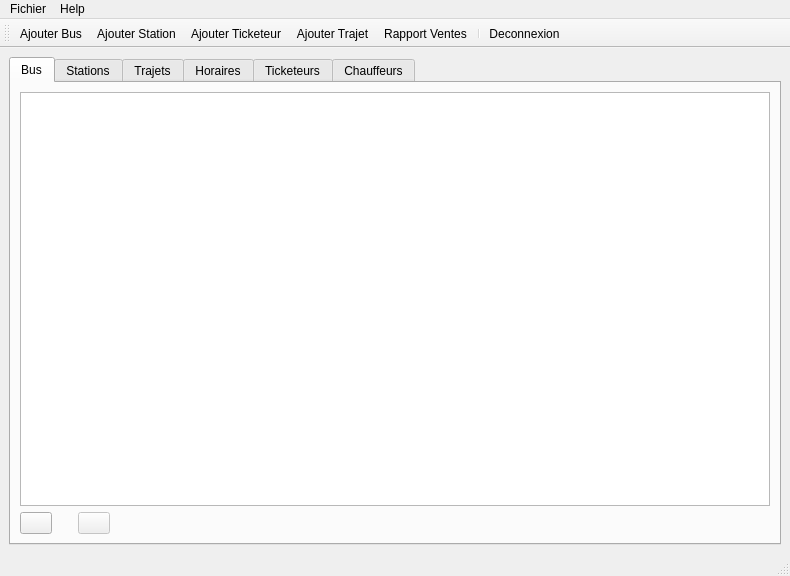
<?xml version="1.0" encoding="UTF-8"?>
<ui version="4.0">
 <class>MainWindowAdmin</class>
 <widget class="QMainWindow" name="MainWindowAdmin">
  <property name="geometry">
   <rect>
    <x>0</x>
    <y>0</y>
    <width>790</width>
    <height>576</height>
   </rect>
  </property>
  <property name="windowTitle">
   <string>MainWindow</string>
  </property>
  <widget class="QWidget" name="centralwidget">
   <layout class="QVBoxLayout" name="verticalLayout">
    <item>
     <widget class="QTabWidget" name="tabWidgetAdminPanel">
      <property name="currentIndex">
       <number>0</number>
      </property>
      <widget class="QWidget" name="tabBus">
       <attribute name="icon">
        <iconset resource="res.qrc">
         <normaloff>:/img/img/bus1.png</normaloff>:/img/img/bus1.png</iconset>
       </attribute>
       <attribute name="title">
        <string>Bus</string>
       </attribute>
       <layout class="QVBoxLayout" name="verticalLayout_2">
        <item>
         <widget class="QTableView" name="tableViewBusList"/>
        </item>
        <item>
         <layout class="QHBoxLayout" name="horizontalLayout_6">
          <item>
           <widget class="QPushButton" name="pushButtonAddBus">
            <property name="enabled">
             <bool>true</bool>
            </property>
            <property name="maximumSize">
             <size>
              <width>32</width>
              <height>32</height>
             </size>
            </property>
            <property name="text">
             <string/>
            </property>
            <property name="icon">
             <iconset>
              <normalon>:/img/img/add.png</normalon>
             </iconset>
            </property>
           </widget>
          </item>
          <item>
           <spacer name="horizontalSpacer_13">
            <property name="orientation">
             <enum>Qt::Horizontal</enum>
            </property>
            <property name="sizeType">
             <enum>QSizePolicy::Preferred</enum>
            </property>
            <property name="sizeHint" stdset="0">
             <size>
              <width>20</width>
              <height>20</height>
             </size>
            </property>
           </spacer>
          </item>
          <item>
           <widget class="QPushButton" name="pushButtonDelBus">
            <property name="enabled">
             <bool>false</bool>
            </property>
            <property name="maximumSize">
             <size>
              <width>32</width>
              <height>32</height>
             </size>
            </property>
            <property name="text">
             <string/>
            </property>
            <property name="icon">
             <iconset>
              <normalon>:/img/img/del.png</normalon>
             </iconset>
            </property>
           </widget>
          </item>
          <item>
           <spacer name="horizontalSpacer_8">
            <property name="orientation">
             <enum>Qt::Horizontal</enum>
            </property>
            <property name="sizeHint" stdset="0">
             <size>
              <width>40</width>
              <height>20</height>
             </size>
            </property>
           </spacer>
          </item>
         </layout>
        </item>
       </layout>
      </widget>
      <widget class="QWidget" name="tab">
       <attribute name="icon">
        <iconset resource="res.qrc">
         <normaloff>:/img/img/station.png</normaloff>:/img/img/station.png</iconset>
       </attribute>
       <attribute name="title">
        <string>Stations</string>
       </attribute>
       <layout class="QVBoxLayout" name="verticalLayout_4">
        <item>
         <widget class="QTableView" name="tableViewStations"/>
        </item>
        <item>
         <layout class="QHBoxLayout" name="horizontalLayout_7">
          <item>
           <widget class="QPushButton" name="pushButtonAddStation">
            <property name="enabled">
             <bool>true</bool>
            </property>
            <property name="maximumSize">
             <size>
              <width>32</width>
              <height>32</height>
             </size>
            </property>
            <property name="text">
             <string/>
            </property>
            <property name="icon">
             <iconset>
              <normalon>:/img/img/add.png</normalon>
             </iconset>
            </property>
           </widget>
          </item>
          <item>
           <spacer name="horizontalSpacer_12">
            <property name="orientation">
             <enum>Qt::Horizontal</enum>
            </property>
            <property name="sizeType">
             <enum>QSizePolicy::Preferred</enum>
            </property>
            <property name="sizeHint" stdset="0">
             <size>
              <width>20</width>
              <height>20</height>
             </size>
            </property>
           </spacer>
          </item>
          <item>
           <widget class="QPushButton" name="pushButtonDelStation">
            <property name="enabled">
             <bool>true</bool>
            </property>
            <property name="maximumSize">
             <size>
              <width>32</width>
              <height>32</height>
             </size>
            </property>
            <property name="text">
             <string/>
            </property>
            <property name="icon">
             <iconset>
              <normalon>:/img/img/del.png</normalon>
             </iconset>
            </property>
           </widget>
          </item>
          <item>
           <spacer name="horizontalSpacer_9">
            <property name="orientation">
             <enum>Qt::Horizontal</enum>
            </property>
            <property name="sizeHint" stdset="0">
             <size>
              <width>40</width>
              <height>20</height>
             </size>
            </property>
           </spacer>
          </item>
         </layout>
        </item>
       </layout>
      </widget>
      <widget class="QWidget" name="tab_4">
       <attribute name="icon">
        <iconset resource="res.qrc">
         <normaloff>:/img/img/trajet.png</normaloff>:/img/img/trajet.png</iconset>
       </attribute>
       <attribute name="title">
        <string>Trajets</string>
       </attribute>
       <layout class="QVBoxLayout" name="verticalLayout_5">
        <item>
         <widget class="QTableView" name="tableViewRoutes"/>
        </item>
        <item>
         <layout class="QHBoxLayout" name="horizontalLayout_3">
          <item>
           <widget class="QPushButton" name="pushButtonAddRoute">
            <property name="enabled">
             <bool>true</bool>
            </property>
            <property name="maximumSize">
             <size>
              <width>32</width>
              <height>32</height>
             </size>
            </property>
            <property name="text">
             <string/>
            </property>
            <property name="icon">
             <iconset>
              <normalon>:/img/img/add.png</normalon>
             </iconset>
            </property>
           </widget>
          </item>
          <item>
           <spacer name="horizontalSpacer_11">
            <property name="orientation">
             <enum>Qt::Horizontal</enum>
            </property>
            <property name="sizeType">
             <enum>QSizePolicy::Preferred</enum>
            </property>
            <property name="sizeHint" stdset="0">
             <size>
              <width>20</width>
              <height>20</height>
             </size>
            </property>
           </spacer>
          </item>
          <item>
           <widget class="QPushButton" name="pushButtonDelRoute">
            <property name="enabled">
             <bool>false</bool>
            </property>
            <property name="maximumSize">
             <size>
              <width>32</width>
              <height>32</height>
             </size>
            </property>
            <property name="text">
             <string/>
            </property>
            <property name="icon">
             <iconset>
              <normalon>:/img/img/del.png</normalon>
             </iconset>
            </property>
           </widget>
          </item>
          <item>
           <spacer name="horizontalSpacer_3">
            <property name="orientation">
             <enum>Qt::Horizontal</enum>
            </property>
            <property name="sizeHint" stdset="0">
             <size>
              <width>40</width>
              <height>20</height>
             </size>
            </property>
           </spacer>
          </item>
         </layout>
        </item>
       </layout>
      </widget>
      <widget class="QWidget" name="tab_2">
       <attribute name="icon">
        <iconset resource="res.qrc">
         <normaloff>:/img/img/bus3.jpg</normaloff>:/img/img/bus3.jpg</iconset>
       </attribute>
       <attribute name="title">
        <string>Horaires</string>
       </attribute>
       <layout class="QVBoxLayout" name="verticalLayout_6">
        <item>
         <widget class="QTableView" name="tableViewTimeTable"/>
        </item>
        <item>
         <layout class="QHBoxLayout" name="horizontalLayout_8">
          <item>
           <widget class="QPushButton" name="pushButtonAddBusTimeTable">
            <property name="maximumSize">
             <size>
              <width>32</width>
              <height>32</height>
             </size>
            </property>
            <property name="text">
             <string/>
            </property>
            <property name="icon">
             <iconset>
              <normalon>:/img/img/add.png</normalon>
             </iconset>
            </property>
           </widget>
          </item>
          <item>
           <spacer name="horizontalSpacer_10">
            <property name="orientation">
             <enum>Qt::Horizontal</enum>
            </property>
            <property name="sizeType">
             <enum>QSizePolicy::Preferred</enum>
            </property>
            <property name="sizeHint" stdset="0">
             <size>
              <width>20</width>
              <height>20</height>
             </size>
            </property>
           </spacer>
          </item>
          <item>
           <widget class="QPushButton" name="pushButtonDelBusFromTimeTable">
            <property name="maximumSize">
             <size>
              <width>32</width>
              <height>32</height>
             </size>
            </property>
            <property name="text">
             <string/>
            </property>
            <property name="icon">
             <iconset>
              <normalon>:/img/img/del.png</normalon>
             </iconset>
            </property>
           </widget>
          </item>
          <item>
           <spacer name="horizontalSpacer_2">
            <property name="orientation">
             <enum>Qt::Horizontal</enum>
            </property>
            <property name="sizeHint" stdset="0">
             <size>
              <width>40</width>
              <height>20</height>
             </size>
            </property>
           </spacer>
          </item>
         </layout>
        </item>
       </layout>
      </widget>
      <widget class="QWidget" name="tab_3">
       <attribute name="icon">
        <iconset resource="res.qrc">
         <normaloff>:/img/img/edit.png</normaloff>:/img/img/edit.png</iconset>
       </attribute>
       <attribute name="title">
        <string>Ticketeurs</string>
       </attribute>
       <layout class="QHBoxLayout" name="horizontalLayout_2">
        <item>
         <layout class="QVBoxLayout" name="verticalLayout_7">
          <item>
           <widget class="QTableView" name="tableViewTicketers">
            <property name="minimumSize">
             <size>
              <width>242</width>
              <height>0</height>
             </size>
            </property>
           </widget>
          </item>
          <item>
           <layout class="QHBoxLayout" name="horizontalLayout">
            <item>
             <widget class="QPushButton" name="pushButtonAddTicketer">
              <property name="enabled">
               <bool>true</bool>
              </property>
              <property name="maximumSize">
               <size>
                <width>32</width>
                <height>32</height>
               </size>
              </property>
              <property name="toolTip">
               <string>Supprimer ticketeur</string>
              </property>
              <property name="text">
               <string/>
              </property>
              <property name="icon">
               <iconset>
                <normalon>:/img/img/add.png</normalon>
               </iconset>
              </property>
             </widget>
            </item>
            <item>
             <spacer name="horizontalSpacer_14">
              <property name="orientation">
               <enum>Qt::Horizontal</enum>
              </property>
              <property name="sizeType">
               <enum>QSizePolicy::Preferred</enum>
              </property>
              <property name="sizeHint" stdset="0">
               <size>
                <width>20</width>
                <height>20</height>
               </size>
              </property>
             </spacer>
            </item>
            <item>
             <widget class="QPushButton" name="pushButtonDelTicketer">
              <property name="enabled">
               <bool>false</bool>
              </property>
              <property name="maximumSize">
               <size>
                <width>32</width>
                <height>32</height>
               </size>
              </property>
              <property name="toolTip">
               <string>Supprimer ticketeur</string>
              </property>
              <property name="text">
               <string/>
              </property>
              <property name="icon">
               <iconset>
                <normalon>:/img/img/del.png</normalon>
               </iconset>
              </property>
             </widget>
            </item>
            <item>
             <spacer name="horizontalSpacer">
              <property name="orientation">
               <enum>Qt::Horizontal</enum>
              </property>
              <property name="sizeHint" stdset="0">
               <size>
                <width>40</width>
                <height>20</height>
               </size>
              </property>
             </spacer>
            </item>
           </layout>
          </item>
         </layout>
        </item>
        <item>
         <layout class="QVBoxLayout" name="verticalLayout_3">
          <item>
           <layout class="QHBoxLayout" name="horizontalLayout_4">
            <item>
             <spacer name="horizontalSpacer_5">
              <property name="orientation">
               <enum>Qt::Horizontal</enum>
              </property>
              <property name="sizeHint" stdset="0">
               <size>
                <width>40</width>
                <height>20</height>
               </size>
              </property>
             </spacer>
            </item>
            <item>
             <widget class="QLabel" name="label">
              <property name="minimumSize">
               <size>
                <width>100</width>
                <height>100</height>
               </size>
              </property>
              <property name="maximumSize">
               <size>
                <width>100</width>
                <height>100</height>
               </size>
              </property>
              <property name="styleSheet">
               <string notr="true">border-color: rgb(0, 0, 0);
background-color: qlineargradient(spread:pad, x1:0.685, y1:0.761364, x2:1, y2:0, stop:0 rgba(128, 128, 128, 255), stop:1 rgba(255, 255, 255, 255));</string>
              </property>
              <property name="text">
               <string/>
              </property>
              <property name="pixmap">
               <pixmap resource="res.qrc">:/img/img/ticketeur_photo.jpg</pixmap>
              </property>
              <property name="scaledContents">
               <bool>false</bool>
              </property>
              <property name="alignment">
               <set>Qt::AlignHCenter|Qt::AlignTop</set>
              </property>
             </widget>
            </item>
            <item>
             <spacer name="horizontalSpacer_4">
              <property name="orientation">
               <enum>Qt::Horizontal</enum>
              </property>
              <property name="sizeHint" stdset="0">
               <size>
                <width>40</width>
                <height>20</height>
               </size>
              </property>
             </spacer>
            </item>
           </layout>
          </item>
          <item>
           <layout class="QHBoxLayout" name="horizontalLayout_5">
            <item>
             <spacer name="horizontalSpacer_6">
              <property name="orientation">
               <enum>Qt::Horizontal</enum>
              </property>
              <property name="sizeHint" stdset="0">
               <size>
                <width>40</width>
                <height>20</height>
               </size>
              </property>
             </spacer>
            </item>
            <item>
             <layout class="QFormLayout" name="formLayout">
              <item row="0" column="0">
               <widget class="QLabel" name="label_2">
                <property name="text">
                 <string>Nom PostNom:</string>
                </property>
               </widget>
              </item>
              <item row="0" column="1">
               <widget class="QLabel" name="labelTicketerDataFnameLname">
                <property name="minimumSize">
                 <size>
                  <width>87</width>
                  <height>16</height>
                 </size>
                </property>
                <property name="text">
                 <string/>
                </property>
               </widget>
              </item>
              <item row="2" column="0">
               <widget class="QLabel" name="label_3">
                <property name="text">
                 <string>Prenom:</string>
                </property>
               </widget>
              </item>
              <item row="2" column="1">
               <widget class="QLabel" name="labelTicketerDataName">
                <property name="text">
                 <string/>
                </property>
               </widget>
              </item>
              <item row="4" column="0">
               <widget class="QLabel" name="label_4">
                <property name="text">
                 <string>Telephone:</string>
                </property>
               </widget>
              </item>
              <item row="4" column="1">
               <widget class="QLabel" name="labelTicketerDataPhone">
                <property name="text">
                 <string/>
                </property>
               </widget>
              </item>
              <item row="5" column="0">
               <widget class="QLabel" name="label_5">
                <property name="text">
                 <string>Date de Naissance:</string>
                </property>
               </widget>
              </item>
              <item row="5" column="1">
               <widget class="QLabel" name="labelTicketerDataDOB">
                <property name="text">
                 <string/>
                </property>
               </widget>
              </item>
              <item row="6" column="0">
               <widget class="QLabel" name="label_15">
                <property name="text">
                 <string>Agent ID:</string>
                </property>
               </widget>
              </item>
              <item row="6" column="1">
               <widget class="QLabel" name="labelTicketerDataAgentID">
                <property name="text">
                 <string/>
                </property>
               </widget>
              </item>
              <item row="7" column="0">
               <widget class="QLabel" name="label_17">
                <property name="text">
                 <string>Mot de passe:</string>
                </property>
               </widget>
              </item>
              <item row="7" column="1">
               <widget class="QLabel" name="labelTicketerDataPWD">
                <property name="text">
                 <string/>
                </property>
               </widget>
              </item>
              <item row="9" column="1">
               <widget class="QPushButton" name="pushButtonShowTicketerSells">
                <property name="enabled">
                 <bool>false</bool>
                </property>
                <property name="minimumSize">
                 <size>
                  <width>156</width>
                  <height>32</height>
                 </size>
                </property>
                <property name="text">
                 <string>Rapport Ventes</string>
                </property>
                <property name="icon">
                 <iconset>
                  <normalon>:/img/img/report.png</normalon>
                 </iconset>
                </property>
               </widget>
              </item>
              <item row="8" column="1">
               <widget class="QPushButton" name="pushButtonEditTicketer">
                <property name="enabled">
                 <bool>false</bool>
                </property>
                <property name="minimumSize">
                 <size>
                  <width>156</width>
                  <height>32</height>
                 </size>
                </property>
                <property name="text">
                 <string>Modifier</string>
                </property>
                <property name="icon">
                 <iconset>
                  <normalon>:/img/img/edit.png</normalon>
                 </iconset>
                </property>
               </widget>
              </item>
             </layout>
            </item>
            <item>
             <spacer name="horizontalSpacer_7">
              <property name="orientation">
               <enum>Qt::Horizontal</enum>
              </property>
              <property name="sizeHint" stdset="0">
               <size>
                <width>40</width>
                <height>20</height>
               </size>
              </property>
             </spacer>
            </item>
           </layout>
          </item>
          <item>
           <widget class="QPushButton" name="pushButtonShowWholeSells">
            <property name="text">
             <string>Rapport de toutes les ventes</string>
            </property>
            <property name="icon">
             <iconset>
              <normalon>:/img/img/ticket.png</normalon>
             </iconset>
            </property>
           </widget>
          </item>
         </layout>
        </item>
       </layout>
       <zorder></zorder>
      </widget>
      <widget class="QWidget" name="tab_5">
       <attribute name="icon">
        <iconset resource="res.qrc">
         <normaloff>:/img/img/login.png</normaloff>:/img/img/login.png</iconset>
       </attribute>
       <attribute name="title">
        <string>Chauffeurs</string>
       </attribute>
       <layout class="QHBoxLayout" name="horizontalLayout_10">
        <item>
         <layout class="QVBoxLayout" name="verticalLayout_8">
          <item>
           <widget class="QTableView" name="tableViewBusDrivers">
            <property name="minimumSize">
             <size>
              <width>242</width>
              <height>0</height>
             </size>
            </property>
            <property name="selectionBehavior">
             <enum>QAbstractItemView::SelectRows</enum>
            </property>
           </widget>
          </item>
          <item>
           <layout class="QHBoxLayout" name="horizontalLayout_9">
            <item>
             <widget class="QPushButton" name="pushButtonAddDriver">
              <property name="enabled">
               <bool>true</bool>
              </property>
              <property name="maximumSize">
               <size>
                <width>32</width>
                <height>32</height>
               </size>
              </property>
              <property name="toolTip">
               <string>Supprimer ticketeur</string>
              </property>
              <property name="text">
               <string/>
              </property>
              <property name="icon">
               <iconset>
                <normalon>:/img/img/add.png</normalon>
               </iconset>
              </property>
             </widget>
            </item>
            <item>
             <spacer name="horizontalSpacer_24">
              <property name="orientation">
               <enum>Qt::Horizontal</enum>
              </property>
              <property name="sizeType">
               <enum>QSizePolicy::Preferred</enum>
              </property>
              <property name="sizeHint" stdset="0">
               <size>
                <width>20</width>
                <height>20</height>
               </size>
              </property>
             </spacer>
            </item>
            <item>
             <widget class="QPushButton" name="pushButtonDelTicketer_3">
              <property name="enabled">
               <bool>false</bool>
              </property>
              <property name="maximumSize">
               <size>
                <width>32</width>
                <height>32</height>
               </size>
              </property>
              <property name="toolTip">
               <string>Supprimer ticketeur</string>
              </property>
              <property name="text">
               <string/>
              </property>
              <property name="icon">
               <iconset>
                <normalon>:/img/img/del.png</normalon>
               </iconset>
              </property>
             </widget>
            </item>
            <item>
             <spacer name="horizontalSpacer_23">
              <property name="orientation">
               <enum>Qt::Horizontal</enum>
              </property>
              <property name="sizeHint" stdset="0">
               <size>
                <width>40</width>
                <height>20</height>
               </size>
              </property>
             </spacer>
            </item>
           </layout>
          </item>
         </layout>
        </item>
        <item>
         <layout class="QVBoxLayout" name="verticalLayout_14">
          <item>
           <layout class="QHBoxLayout" name="horizontalLayout_17">
            <item>
             <spacer name="horizontalSpacer_19">
              <property name="orientation">
               <enum>Qt::Horizontal</enum>
              </property>
              <property name="sizeHint" stdset="0">
               <size>
                <width>40</width>
                <height>20</height>
               </size>
              </property>
             </spacer>
            </item>
            <item>
             <widget class="QLabel" name="label_11">
              <property name="minimumSize">
               <size>
                <width>100</width>
                <height>100</height>
               </size>
              </property>
              <property name="maximumSize">
               <size>
                <width>100</width>
                <height>100</height>
               </size>
              </property>
              <property name="styleSheet">
               <string notr="true">border-color: rgb(0, 0, 0);
background-color: qlineargradient(spread:pad, x1:0.685, y1:0.761364, x2:1, y2:0, stop:0 rgba(128, 128, 128, 255), stop:1 rgba(255, 255, 255, 255));</string>
              </property>
              <property name="text">
               <string/>
              </property>
              <property name="pixmap">
               <pixmap resource="res.qrc">:/img/img/ticketeur_photo.jpg</pixmap>
              </property>
              <property name="scaledContents">
               <bool>false</bool>
              </property>
              <property name="alignment">
               <set>Qt::AlignHCenter|Qt::AlignTop</set>
              </property>
             </widget>
            </item>
            <item>
             <spacer name="horizontalSpacer_20">
              <property name="orientation">
               <enum>Qt::Horizontal</enum>
              </property>
              <property name="sizeHint" stdset="0">
               <size>
                <width>40</width>
                <height>20</height>
               </size>
              </property>
             </spacer>
            </item>
           </layout>
          </item>
          <item>
           <layout class="QHBoxLayout" name="horizontalLayout_18">
            <item>
             <spacer name="horizontalSpacer_21">
              <property name="orientation">
               <enum>Qt::Horizontal</enum>
              </property>
              <property name="sizeHint" stdset="0">
               <size>
                <width>40</width>
                <height>20</height>
               </size>
              </property>
             </spacer>
            </item>
            <item>
             <layout class="QFormLayout" name="formLayout_3">
              <item row="0" column="0">
               <widget class="QLabel" name="label_12">
                <property name="text">
                 <string>Nom PostNom:</string>
                </property>
               </widget>
              </item>
              <item row="0" column="1">
               <widget class="QLabel" name="labelTicketerDataFnameLname_3">
                <property name="minimumSize">
                 <size>
                  <width>87</width>
                  <height>16</height>
                 </size>
                </property>
                <property name="text">
                 <string/>
                </property>
               </widget>
              </item>
              <item row="2" column="0">
               <widget class="QLabel" name="label_13">
                <property name="text">
                 <string>Prenom:</string>
                </property>
               </widget>
              </item>
              <item row="2" column="1">
               <widget class="QLabel" name="labelTicketerDataName_3">
                <property name="text">
                 <string/>
                </property>
               </widget>
              </item>
              <item row="4" column="0">
               <widget class="QLabel" name="label_14">
                <property name="text">
                 <string>Telephone:</string>
                </property>
               </widget>
              </item>
              <item row="4" column="1">
               <widget class="QLabel" name="labelTicketerDataPhone_3">
                <property name="text">
                 <string/>
                </property>
               </widget>
              </item>
              <item row="5" column="0">
               <widget class="QLabel" name="label_19">
                <property name="text">
                 <string>Date de Naissance:</string>
                </property>
               </widget>
              </item>
              <item row="5" column="1">
               <widget class="QLabel" name="labelTicketerDataDOB_3">
                <property name="text">
                 <string/>
                </property>
               </widget>
              </item>
              <item row="6" column="0">
               <widget class="QLabel" name="label_20">
                <property name="text">
                 <string>Agent ID:</string>
                </property>
               </widget>
              </item>
              <item row="6" column="1">
               <widget class="QLabel" name="labelTicketerDataAgentID_3">
                <property name="text">
                 <string/>
                </property>
               </widget>
              </item>
              <item row="7" column="0">
               <widget class="QLabel" name="label_21">
                <property name="text">
                 <string>Mot de passe:</string>
                </property>
               </widget>
              </item>
              <item row="7" column="1">
               <widget class="QLabel" name="labelTicketerDataPWD_3">
                <property name="text">
                 <string/>
                </property>
               </widget>
              </item>
              <item row="8" column="1">
               <widget class="QPushButton" name="pushButtonShowTicketerSells_3">
                <property name="enabled">
                 <bool>false</bool>
                </property>
                <property name="minimumSize">
                 <size>
                  <width>156</width>
                  <height>32</height>
                 </size>
                </property>
                <property name="text">
                 <string>Rapport Navettes</string>
                </property>
                <property name="icon">
                 <iconset>
                  <normalon>:/img/img/report.png</normalon>
                 </iconset>
                </property>
               </widget>
              </item>
             </layout>
            </item>
            <item>
             <spacer name="horizontalSpacer_22">
              <property name="orientation">
               <enum>Qt::Horizontal</enum>
              </property>
              <property name="sizeHint" stdset="0">
               <size>
                <width>40</width>
                <height>20</height>
               </size>
              </property>
             </spacer>
            </item>
           </layout>
          </item>
          <item>
           <widget class="QPushButton" name="pushButtonShowWholeSells_3">
            <property name="text">
             <string>Rapport de toutes les navetes</string>
            </property>
            <property name="icon">
             <iconset>
              <normalon>:/img/img/ticket.png</normalon>
             </iconset>
            </property>
           </widget>
          </item>
         </layout>
        </item>
       </layout>
      </widget>
     </widget>
    </item>
   </layout>
  </widget>
  <widget class="QMenuBar" name="menubar">
   <property name="geometry">
    <rect>
     <x>0</x>
     <y>0</y>
     <width>790</width>
     <height>22</height>
    </rect>
   </property>
   <widget class="QMenu" name="menuFichier">
    <property name="title">
     <string>Fichier</string>
    </property>
    <addaction name="actionAjouter_Bus"/>
    <addaction name="actionAjouter_Trajet"/>
    <addaction name="actionAjouter_Ticketeur"/>
    <addaction name="actionAjouter_Station"/>
    <addaction name="separator"/>
    <addaction name="actionDeconnexion"/>
   </widget>
   <widget class="QMenu" name="menuHelp">
    <property name="title">
     <string>Help</string>
    </property>
    <addaction name="actionAbout"/>
   </widget>
   <addaction name="menuFichier"/>
   <addaction name="menuHelp"/>
  </widget>
  <widget class="QStatusBar" name="statusbar"/>
  <widget class="QToolBar" name="toolBar">
   <property name="windowTitle">
    <string>toolBar</string>
   </property>
   <property name="movable">
    <bool>true</bool>
   </property>
   <property name="toolButtonStyle">
    <enum>Qt::ToolButtonTextUnderIcon</enum>
   </property>
   <property name="floatable">
    <bool>false</bool>
   </property>
   <attribute name="toolBarArea">
    <enum>TopToolBarArea</enum>
   </attribute>
   <attribute name="toolBarBreak">
    <bool>false</bool>
   </attribute>
   <addaction name="actionAjouter_Bus"/>
   <addaction name="actionAjouter_Station"/>
   <addaction name="actionAjouter_Ticketeur"/>
   <addaction name="actionAjouter_Trajet"/>
   <addaction name="actionRapport_Ventes"/>
   <addaction name="separator"/>
   <addaction name="actionDeconnexion"/>
  </widget>
  <action name="actionAjouter_Station">
   <property name="icon">
    <iconset resource="res.qrc">
     <normaloff>:/img/img/station.png</normaloff>:/img/img/station.png</iconset>
   </property>
   <property name="text">
    <string>Ajouter Station</string>
   </property>
  </action>
  <action name="actionAbout">
   <property name="icon">
    <iconset resource="res.qrc">
     <normaloff>:/img/img/about.png</normaloff>:/img/img/about.png</iconset>
   </property>
   <property name="text">
    <string>About</string>
   </property>
  </action>
  <action name="actionSupprimer_Station">
   <property name="text">
    <string>Supprimer Station</string>
   </property>
  </action>
  <action name="actionAjouter_Trajet">
   <property name="icon">
    <iconset resource="res.qrc">
     <normaloff>:/img/img/trajet.png</normaloff>:/img/img/trajet.png</iconset>
   </property>
   <property name="text">
    <string>Ajouter Trajet</string>
   </property>
  </action>
  <action name="actionAjouter_Ticketeur">
   <property name="icon">
    <iconset resource="res.qrc">
     <normaloff>:/img/img/ticketeur.ico</normaloff>:/img/img/ticketeur.ico</iconset>
   </property>
   <property name="text">
    <string>Ajouter Ticketeur</string>
   </property>
  </action>
  <action name="actionAjouter_Bus">
   <property name="icon">
    <iconset resource="res.qrc">
     <normaloff>:/img/img/bus1.png</normaloff>:/img/img/bus1.png</iconset>
   </property>
   <property name="text">
    <string>Ajouter Bus</string>
   </property>
  </action>
  <action name="actionDeconnexion">
   <property name="icon">
    <iconset resource="res.qrc">
     <normaloff>:/img/img/logout.png</normaloff>:/img/img/logout.png</iconset>
   </property>
   <property name="text">
    <string>Deconnexion</string>
   </property>
  </action>
  <action name="actionRapport_Ventes">
   <property name="icon">
    <iconset resource="res.qrc">
     <normaloff>:/img/img/ticket.png</normaloff>:/img/img/ticket.png</iconset>
   </property>
   <property name="text">
    <string>Rapport Ventes</string>
   </property>
  </action>
 </widget>
 <resources>
  <include location="res.qrc"/>
 </resources>
 <connections/>
</ui>
